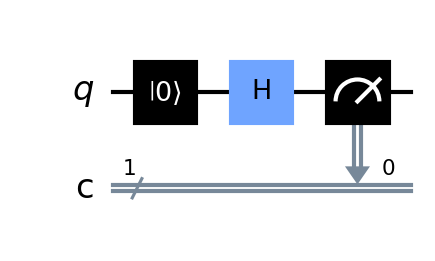

Reproduce this figure in Python.
from qiskit import QuantumRegister, ClassicalRegister, QuantumCircuit
from qiskit import Aer, transpile

import matplotlib.pyplot as plt
from qiskit.visualization import plot_histogram


# Qubit
qreg_q = QuantumRegister(1, 'q')

# Classic bit
creg_c = ClassicalRegister(1, 'c')

# Quantum circuit
circuit = QuantumCircuit(qreg_q, creg_c)

# Reset to position |0>
circuit.reset(qreg_q[0])

# Add Hadamard Gate (Convert to Superposition)
# Superposition Formula is ( |0> + |1>) / sqrt(2) # ToDo
circuit.h(qreg_q[0])

# Measure. Get answer from Quantum to classical bit
circuit.measure(qreg_q[0], creg_c[0])

circuit.draw(
    'mpl',
    filename="first_qapp",
)

# Run on Simulator
backend_sim = Aer.get_backend('qasm_simulator')
job_sim = backend_sim.run(
    transpile(circuit, backend_sim),
    shots=1024,
)

# Collect and show result
result_sim = job_sim.result()
counts = result_sim.get_counts(circuit)
print(counts)

plot_histogram(
    counts,
    filename="first_qapp_result"
)
plt.show()
